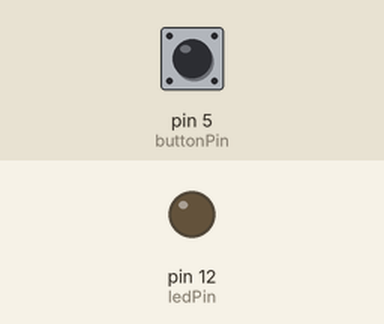
This sketch was run on a simulated Arduino Uno, built with avr-gcc and run on an emulated ATmega328P. On the bench: output pins drawn as LEDs (lit = HIGH). The test bench sets the inputs (shaded band); at power-on: pin 5 (buttonPin) HIGH.

Above: at 1.2 s.
1.3 s: pin 5 (buttonPin) pulled LOW for 0.15 s
At 2.5 s:
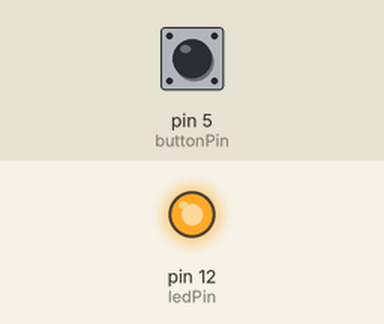
2.9 s: pin 5 (buttonPin) pulled LOW for 1 s
At 3.9 s:
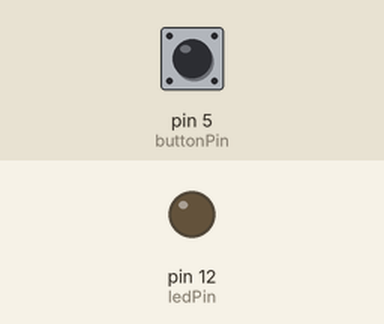
5.4 s: pin 5 (buttonPin) pulled LOW for 3.2 s
At 5.8 s:
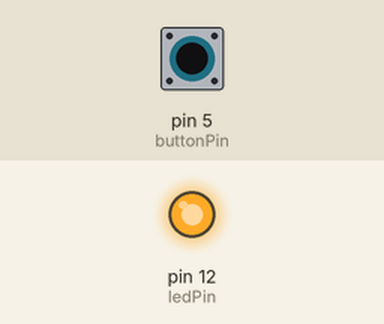
Timing chart, 0 to 8.4 s (numbered marks = the images above; inputs shaded):
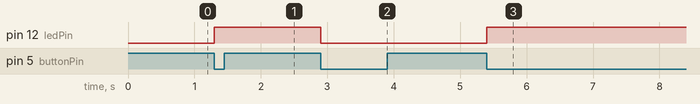

Measured:
- after the input at 1.3 s, pin 12 (ledPin): LOW → HIGH at once
- after the input at 2.9 s, pin 12 (ledPin): HIGH → LOW at once
- after the input at 5.4 s, pin 12 (ledPin): LOW → HIGH at once

The sketch:

ON_OFF_Pushbutton.ino
```cpp
#define ledPin 12
#define buttonPin 5

byte LBS; //last button state
byte ledState = LOW;
unsigned long LTBSC= millis(); //last time button state changed
unsigned long DD =50; //debounce duration

void setup(){
  pinMode(ledPin,OUTPUT);
  pinMode(buttonPin , INPUT);
  LBS =digitalRead(buttonPin);
}

void loop(){
  if (millis() - LTBSC >= DD){
    byte buttonState = digitalRead(buttonPin);
    if(buttonState !=LBS){
      LTBSC = millis();
      LBS = buttonState;
      if(buttonState ==LOW){
        if(ledState == HIGH){
          ledState = LOW;
        }
        else {
          ledState =HIGH;
        }
        digitalWrite(ledPin,ledState);
      }
    }
  }
}
```
